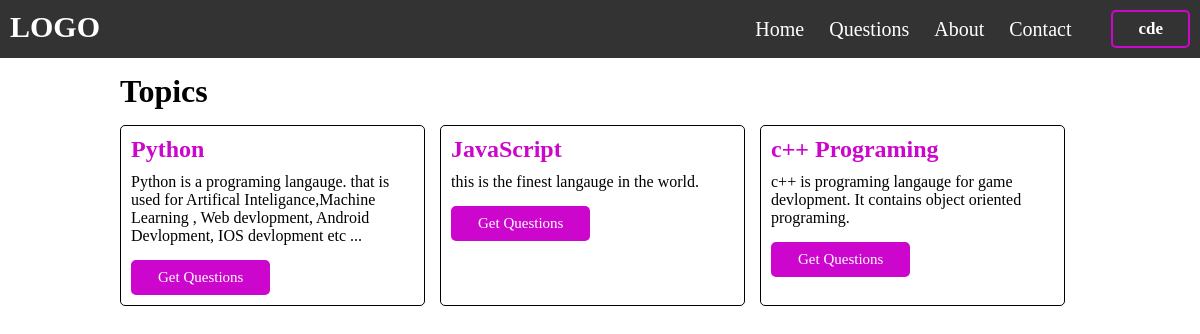
The page / (signed in) on the database its author committed.
### tables this page shows
CREATE TABLE `topics` (
  `sr` int(11) NOT NULL,
  `topicName` varchar(30) NOT NULL,
  `description` text NOT NULL
);

### index.php (the view, shortened to what this page needs)
<!DOCTYPE html>
<html lang="en">
<head>
    <link rel="stylesheet" href="css/index.css">
    <link rel="stylesheet" href="css/header.css">
    <link rel="stylesheet" href="css/signupandlogin.css">
</head>
<body>
    <div class="container">
            <?php
                require 'header.php';
            ?>
            <div id="mainContent">
                <h1>Topics</h1>
                <div id="topics">
                    <?php
                        require 'assets/config.php';
                        $sql = "SELECT * FROM `topics`";
                        $sqlquery = mysqli_query($connect,$sql);
                        if(mysqli_num_rows($sqlquery) > 0){
                            while($row = mysqli_fetch_assoc($sqlquery)){
                                echo '<div class="topic">
                                    <h2>'.$row['topicName'].'</h2>
                                    <p>'.$row['description'].'</p>
                                    <a href="questions.php?id='.$row['sr'].'" class="gobutton">Get Questions</a>
                                </div>';
                            }
                        }
                        else{
                            echo "<h2>No Record are found</h2>";
                        }
                    ?>
                </div>
            </div>
    </div>
</body>
</html>

### css/index.css (style rules this page uses)
#mainContent { width: 80%; margin: 15px auto; }
#topics { display: flex; margin-top: 15px; flex-wrap: wrap; }
#topics .topic { width: 305px; margin-right: 15px; margin-bottom: 15px; border: 1px solid black; padding: 10px; border-radius: 5px; }
#topics .topic h2 { color: var(--main-color); margin-bottom: 10px; }
#topics .topic .gobutton { border: 2px solid var(--main-color); border-radius: 5px; padding: 7px 25px; background-color: var(--main-color); margin-top: 15px; color: #fff; font-size: 15px; transition: all 0.3s ease; display: inline-block; text-decoration: none; }

### css/header.css (style rules this page uses)
* { margin: 0px; padding: 0px; font-family: "Calibri"; box-sizing: border-box; }
:root { --main-color:rgb(204, 6, 204); }

### rows shown on the page
topics: topicName "Python", description "Python is a programing langauge. that is used for Artifical Inteligance,Machine Learning , Web devlopment, Android Devlopment, IOS devlopment etc ..."
topics: topicName "JavaScript", description "this is the finest langauge in the world."
topics: topicName "c++ Programing", description "c++ is programing langauge for game devlopment. It contains object oriented programing."

### other values the page prints
$_SESSION['username'] "cde"
